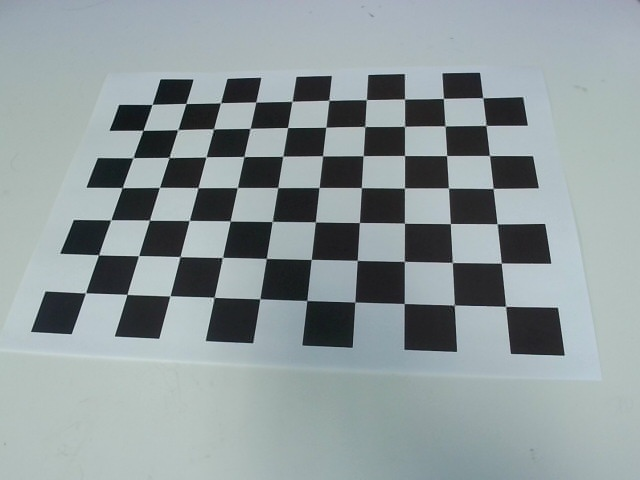
#> input picture dataset_make/calibration/camera1354.jpg, 640 x 480 px; its folder holds only this picture in this run
$ python resize.py
#> lines starting #> are read from the running program, lines starting #| are printed output that depends on the picture; after the words box and inside, x2 and y2 are one past the last pixel; in counts of white or black regions, pixels touching at a corner belong together; long printed decimals are rounded
import cv2
import numpy as np
import os
import glob

# Defining the dimensions of checkerboard
CHECKERBOARD = (7,10)
# cv2.TERM_CRITERIA_EPS:指定された精度(epsilon)に到達したら繰り返し計算を終了する
# cv2.TERM_CRITERIA_MAX_ITER:指定された繰り返し回数(max_iter)に到達したら繰り返し計算を終了する
# cv2.TERM_CRITERIA_EPS + cv2.TERM_CRITERIA_MAX_ITER : 上記のどちらかの条件が満たされた時に繰り返し計算を終了する
criteria = (cv2.TERM_CRITERIA_EPS + cv2.TERM_CRITERIA_MAX_ITER, 30, 0.001)

# Creating vector to store vectors of 3D points for each checkerboard image
objpoints = []
# Creating vector to store vectors of 2D points for each checkerboard image
imgpoints = []


# Defining the world coordinates for 3D points
objp = np.zeros((1, CHECKERBOARD[0]*CHECKERBOARD[1], 3), np.float32)
objp[0,:,:2] = np.mgrid[0:CHECKERBOARD[0], 0:CHECKERBOARD[1]].T.reshape(-1, 2)
prev_img_shape = None

# Extracting path of individual image stored in a given directory
images = glob.glob('./dataset_make/calibration/*.jpg')
for filepath in images:
    img = cv2.imread(filepath)
#> img is the input picture: shape (480, 640, 3); mean B, G, R 156, 153.9, 143.1
    gray = cv2.cvtColor(img,cv2.COLOR_BGR2GRAY)
    # Find the chess board corners
    # If desired number of corners are found in the image then ret = true
    ret, corners = cv2.findChessboardCorners(gray, CHECKERBOARD, cv2.CALIB_CB_ADAPTIVE_THRESH+
    	cv2.CALIB_CB_FAST_CHECK+cv2.CALIB_CB_NORMALIZE_IMAGE)
#> ret = True; corners = 70 rows, first 8: [85.46, 292.8], [98.53, 254.8], [111, 219.8], [122.5, 187.6], [132.8, 158], [142.4, 130.4], [152.4, 104.2], [127, 294.5]

    """
    If desired number of corner are detected,
    we refine the pixel coordinates and display
    them on the images of checker board
    """
    if ret == True:
        objpoints.append(objp)
        # refining pixel coordinates for given 2d points.
        corners2 = cv2.cornerSubPix(gray,corners,(11,11),(-1,-1),criteria)
#> corners2 = 70 rows, first 8: [85.45, 292.8], [98.58, 254.8], [110.8, 219.8], [122.2, 187.6], [133, 157.7], [143, 130.3], [152.1, 104.4], [126.9, 294.4]

        imgpoints.append(corners2)

        # Draw the corners
        img = cv2.drawChessboardCorners(img, CHECKERBOARD, corners2,ret)
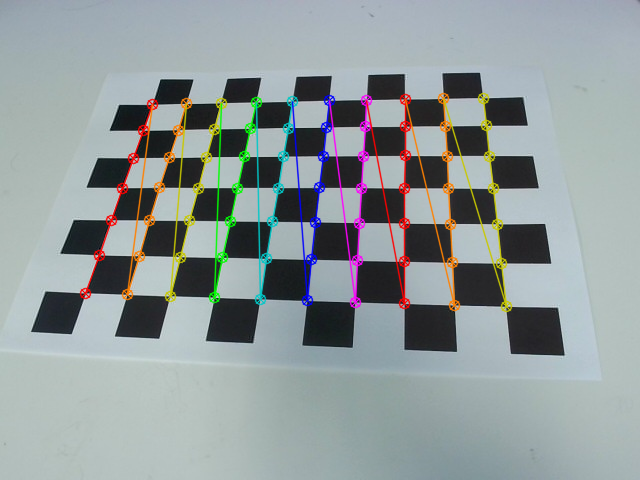
#> img: shape (480, 640, 3); 5.52% of pixels changed, all inside (x1, y1, x2, y2) = (79, 92, 513, 313)

    # img_drawChessboardCornersフォルダにチェスボードのコーナー検出画像を保存
    cv2.imwrite('././dataset_make/calibration/img_drawChessboardCorners/' + str(os.path.basename(filepath)), img)
    cv2.waitKey(0)

cv2.destroyAllWindows()

h,w = img.shape[:2]
#> h = 480; w = 640

"""
Performing camera calibration by
passing the value of known 3D points (objpoints)
and corresponding pixel coordinates of the
detected corners (imgpoints)
"""
ret, mtx, dist, rvecs, tvecs = cv2.calibrateCamera(objpoints, imgpoints, gray.shape[::-1],None,None)
#> ret = 0.152; mtx = [[488.3, 0, 331.3], [0, 459.7, 237.1], [0, 0, 1]]; dist = [[-0.0919, 0.358, 0.00106, -0.000493, -0.76]]; rvecs = ([-0.48, -0.295, -1.49],); tvecs = ([-5.47, 1.31, 10.72],)

print("Camera matrix : \n")
print(mtx)
#| [[488.254   0.         331.278]
#|  [  0.         459.720 237.125]
#|  [  0.           0.           1.        ]]
print("dist : \n")
print(dist)
#| [[-9.18551785e-02  3.57563713e-01  1.05789968e-03 -4.93178854e-04
#|   -7.59660457e-01]]
print("rvecs : \n")
print(rvecs)
#| (array([[-0.4797],
#|        [-0.2948],
#|        [-1.487]]),)
print("tvecs : \n")
print(tvecs)
#| (array([[-5.469],
#|        [ 1.311],
#|        [10.721]]),)

# Using the derived camera parameters to undistort the image

for filepath in images:

    img = cv2.imread(filepath)
    # Refining the camera matrix using parameters obtained by calibration
    # ROI:Region Of Interest(対象領域)
    newcameramtx, roi = cv2.getOptimalNewCameraMatrix(mtx, dist, (w,h), 1, (w,h))
#> newcameramtx = [[373.7, 0, 296.7], [0, 379.7, 233.5], [0, 0, 1]]; roi = (43, 38, 489, 396)

    # Method 1 to undistort the image
    dst = cv2.undistort(img, mtx, dist, None, newcameramtx)
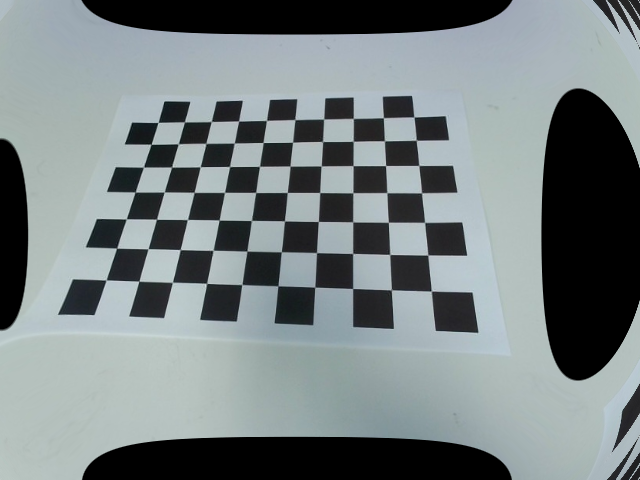
#> dst: shape (480, 640, 3); mean B, G, R 131, 129.6, 120.5

    # undistort関数と同じ結果が返されるので、今回はコメントアウト(initUndistortRectifyMap()関数)
    # Method 2 to undistort the image
    # mapx,mapy=cv2.initUndistortRectifyMap(mtx,dist,None,newcameramtx,(w,h),5)
    # dst = cv2.remap(img,mapx,mapy,cv2.INTER_LINEAR)

    # 歪み補正した画像をimg_undistortフォルダへ保存
    cv2.imwrite('./dataset_make/calibration/img_undistort/undistort_' + str(os.path.basename(filepath)), dst)
    cv2.waitKey(0)

$ run again, on dataset_make/calibration/camera1575.jpg
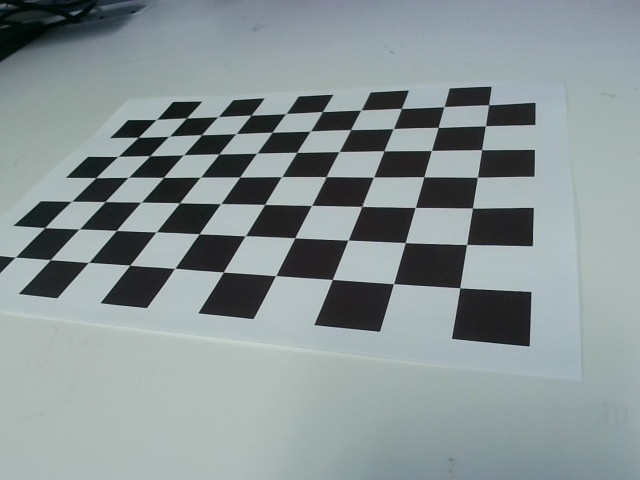
#> input picture dataset_make/calibration/camera1575.jpg, 640 x 480 px
#> img is the input picture: shape (480, 640, 3); mean B, G, R 149.3, 148, 137
#> `ret, corners = cv2.findChessboardCorners(gray, CHECKERBOARD, cv2.CALIB..`: ret = True; corners = 70 rows, first 8: [20, 255], [43.31, 227.6], [71.78, 201.1], [96.06, 177.5], [118, 156.5], [139.6, 136.5], [157.2, 119.1], [49.12, 259.9]
#> corners2 = 70 rows, first 8: [15.15, 257.2], [44.69, 227.6], [71.52, 201.3], [95.73, 177.6], [118, 156.4], [138.2, 137.4], [156.4, 119.4], [50.34, 259.7]
#> `img = cv2.drawChessboardCorners(img, CHECKERBOARD, corners2,ret)`:
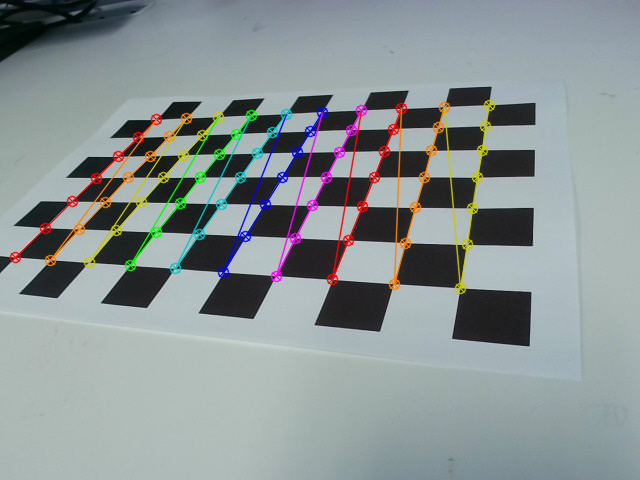
#> img: shape (480, 640, 3); 4.84% of pixels changed, all inside (x1, y1, x2, y2) = (9, 99, 496, 295)
#> `ret, mtx, dist, rvecs, tvecs = cv2.calibrateCamera(objpoints, imgpoint..`: ret = 0.223; mtx = [[519.6, 0, 345.8], [0, 452.6, 237.5], [0, 0, 1]]; dist = [[-0.0616, 0.0791, 0.000659, -0.000161, -0.151]]; rvecs = ([-0.808, -0.361, -1.31],); tvecs = ([-6.84, 0.46, 10.5],)
#| [[519.564   0.         345.802]
#|  [  0.         452.642 237.510]
#|  [  0.           0.           1.        ]]
#| [[-0.06163  0.0791  0.0006593 -0.000161 -0.151]]
#| (array([[-0.8082],
#|        [-0.3607],
#|        [-1.309]]),)
#| (array([[-6.840 ],
#|        [ 0.4599],
#|        [10.500]]),)
#> newcameramtx = [[480.2, 0, 353.6], [0, 409.5, 237.5], [0, 0, 1]]; roi = (25, 19, 604, 440)
#> `dst = cv2.undistort(img, mtx, dist, None, newcameramtx)`:
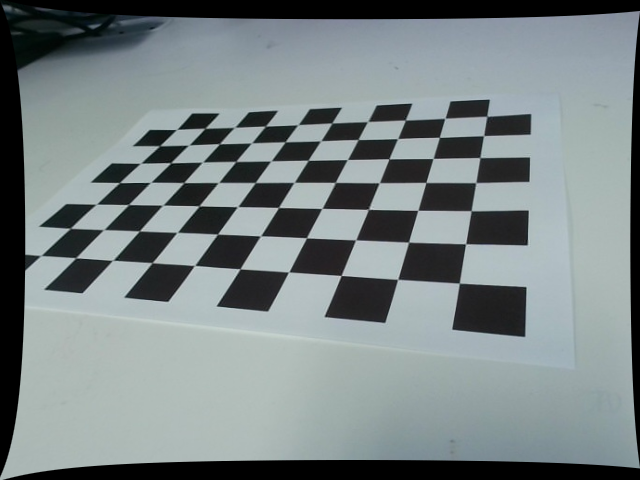
#> dst: shape (480, 640, 3); mean B, G, R 133.2, 132, 122.1

$ run again, on dataset_make/calibration/camera1698.jpg
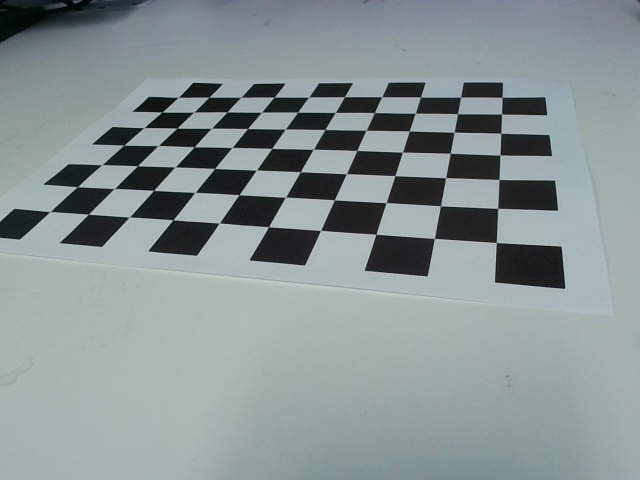
#> input picture dataset_make/calibration/camera1698.jpg, 640 x 480 px
#> img is the input picture: shape (480, 640, 3); mean B, G, R 148.5, 147.6, 136.2
#> `ret, corners = cv2.findChessboardCorners(gray, CHECKERBOARD, cv2.CALIB..`: ret = True; corners = 70 rows, first 8: [50.35, 211.5], [77.14, 186.7], [102, 164.6], [124.1, 145.2], [144.1, 127.5], [162, 112], [178.2, 97.4], [88.45, 214]
#> corners2 = 70 rows, first 8: [50.11, 211.6], [77.29, 186.7], [102, 164.6], [123.8, 145.2], [143.8, 127.6], [161.9, 112.1], [178.2, 97.38], [88.41, 214.1]
#> `img = cv2.drawChessboardCorners(img, CHECKERBOARD, corners2,ret)`:
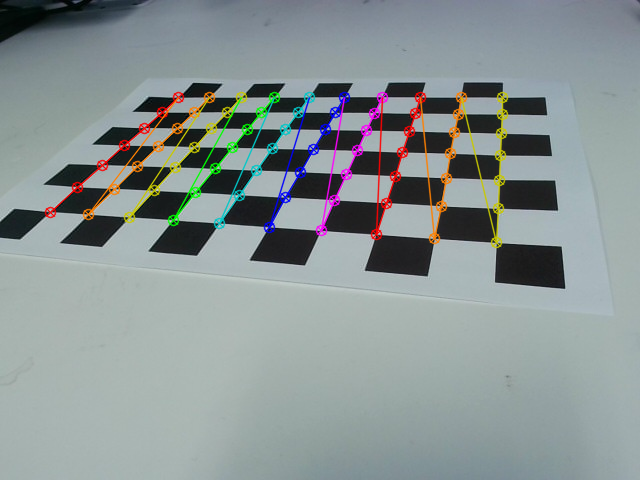
#> img: shape (480, 640, 3); 4.31% of pixels changed, all inside (x1, y1, x2, y2) = (44, 91, 509, 249)
#> `ret, mtx, dist, rvecs, tvecs = cv2.calibrateCamera(objpoints, imgpoint..`: ret = 0.213; mtx = [[480.3, 0, 357.8], [0, 348.1, 203.8], [0, 0, 1]]; dist = [[-0.0684, 0.133, 0.00528, -0.000476, -0.196]]; rvecs = ([-0.704, -0.393, -1.34],); tvecs = ([-6.47, 0.197, 9.91],)
#| [[480.345   0.         357.801]
#|  [  0.         348.149 203.806]
#|  [  0.           0.           1.        ]]
#| [[-0.06837  0.1329  0.005284 -0.000476 -0.1964]]
#| (array([[-0.7041],
#|        [-0.3934],
#|        [-1.335]]),)
#| (array([[-6.468],
#|        [ 0.1973],
#|        [ 9.906 ]]),)
#> newcameramtx = [[436.8, 0, 360.4], [0, 309.4, 198.6], [0, 0, 1]]; roi = (35, 18, 581, 426)
#> `dst = cv2.undistort(img, mtx, dist, None, newcameramtx)`:
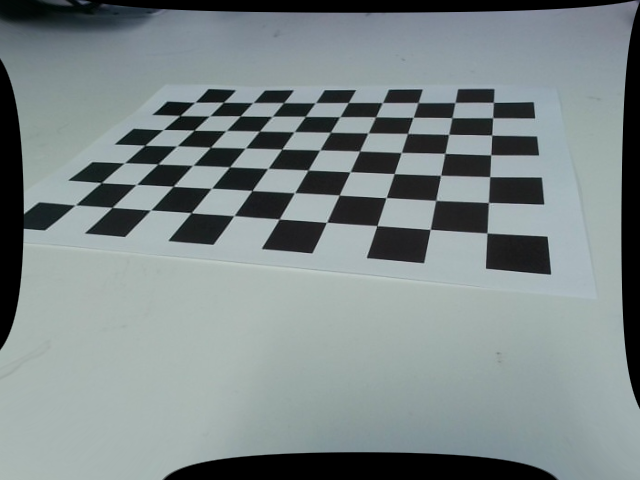
#> dst: shape (480, 640, 3); mean B, G, R 137.2, 136.3, 125.7

$ run again, on dataset_make/calibration/camera1769.jpg
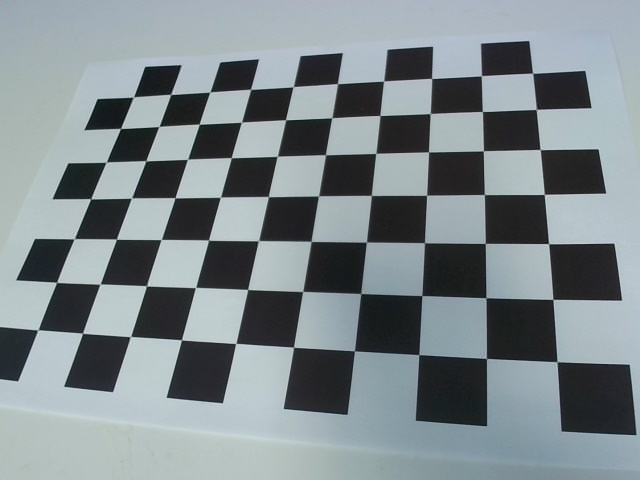
#> input picture dataset_make/calibration/camera1769.jpg, 640 x 480 px
#> img is the input picture: shape (480, 640, 3); mean B, G, R 140.1, 136.2, 126.3
#> `ret, corners = cv2.findChessboardCorners(gray, CHECKERBOARD, cv2.CALIB..`: ret = True; corners = 70 rows, first 8: [37.74, 330], [56.63, 282.3], [74.18, 238.9], [90.74, 199], [106.1, 162.3], [120.6, 128.5], [133.3, 97.26], [82.57, 333.2]
#> corners2 = 70 rows, first 8: [37.83, 329.9], [56.6, 282.3], [74.27, 238.7], [90.7, 198.7], [106.2, 162.1], [120.5, 128.5], [133.3, 97.04], [82.54, 333.2]
#> `img = cv2.drawChessboardCorners(img, CHECKERBOARD, corners2,ret)`:
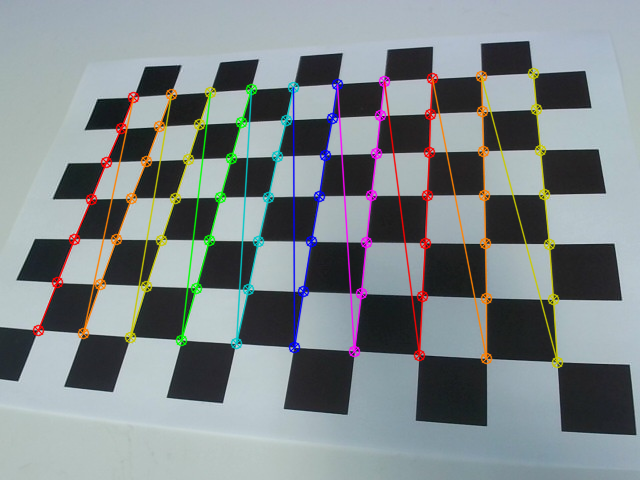
#> img: shape (480, 640, 3); 6.7% of pixels changed, all inside (x1, y1, x2, y2) = (32, 67, 564, 369)
#> `ret, mtx, dist, rvecs, tvecs = cv2.calibrateCamera(objpoints, imgpoint..`: ret = 0.179; mtx = [[607.9, 0, 305.6], [0, 594.7, 195.8], [0, 0, 1]]; dist = [[-0.0518, -0.0964, 0.007, 0.000337, -0.017]]; rvecs = ([-0.674, -0.249, -1.44],); tvecs = ([-5, 2.54, 11.16],)
#| [[607.853    0.         305.593]
#|  [  0.         594.682 195.762]
#|  [  0.           0.           1.        ]]
#| [[-0.05182 -0.09644  0.007004  0.0003368 -0.017]]
#| (array([[-0.674],
#|        [-0.2486],
#|        [-1.436 ]]),)
#| (array([[-5.002 ],
#|        [ 2.536],
#|        [11.164]]),)
#> newcameramtx = [[574, 0, 303.9], [0, 561.9, 196.5], [0, 0, 1]]; roi = (9, 9, 618, 457)
#> `dst = cv2.undistort(img, mtx, dist, None, newcameramtx)`:
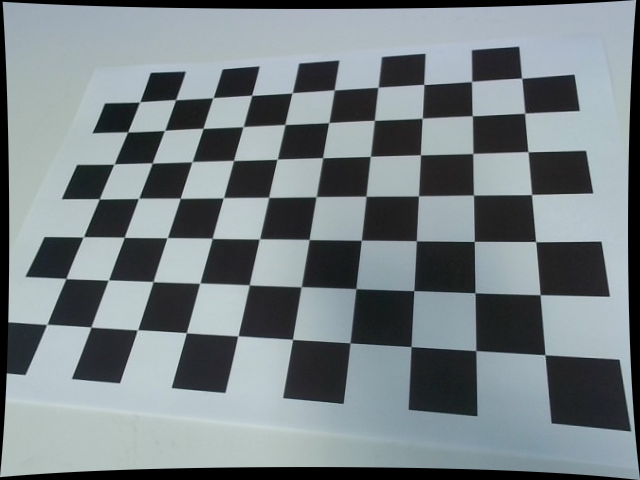
#> dst: shape (480, 640, 3); mean B, G, R 132.8, 129.1, 119.7

$ run again, on dataset_make/calibration/camera1437.jpg
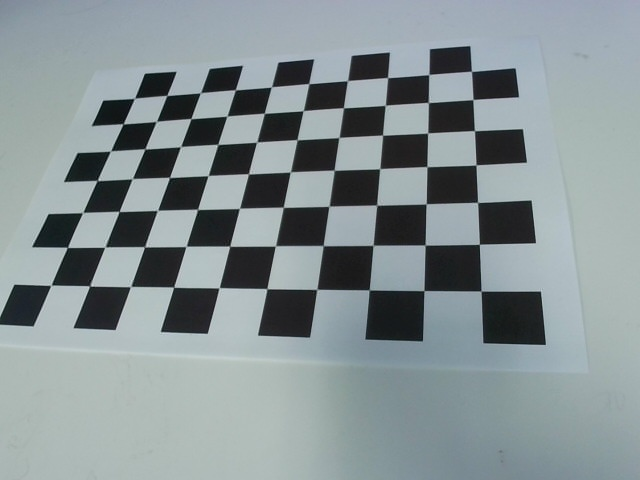
#> input picture dataset_make/calibration/camera1437.jpg, 640 x 480 px
#> img is the input picture: shape (480, 640, 3); mean B, G, R 147.9, 145.4, 134.3
#> `ret, corners = cv2.findChessboardCorners(gray, CHECKERBOARD, cv2.CALIB..`: ret = True; corners = 70 rows, first 8: [50.99, 285.4], [67.39, 247.4], [82.81, 212.5], [97.38, 180.4], [110.5, 151], [123.1, 123.8], [134.5, 98.27], [89.81, 286]
#> corners2 = 70 rows, first 8: [50.94, 285.3], [67.39, 247.4], [82.71, 212.6], [97.16, 180.5], [110.5, 151], [123.1, 123.8], [134.5, 98.34], [89.61, 285.9]
#> `img = cv2.drawChessboardCorners(img, CHECKERBOARD, corners2,ret)`:
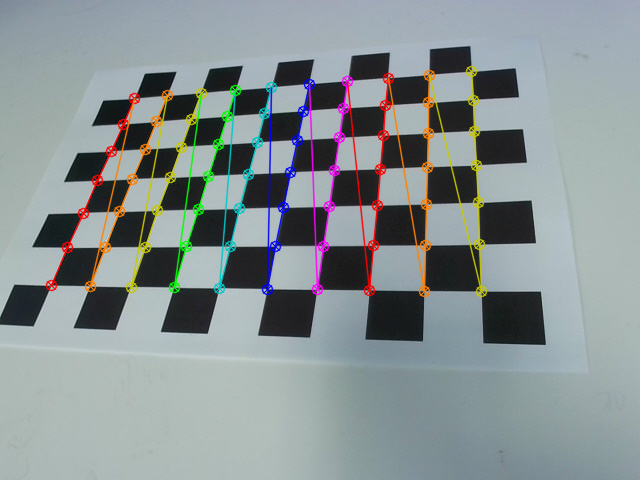
#> img: shape (480, 640, 3); 5.61% of pixels changed, all inside (x1, y1, x2, y2) = (45, 65, 488, 298)
#> `ret, mtx, dist, rvecs, tvecs = cv2.calibrateCamera(objpoints, imgpoint..`: ret = 0.151; mtx = [[532.5, 0, 337.5], [0, 501.6, 223.1], [0, 0, 1]]; dist = [[-0.0846, 0.232, 0.00225, 6.9e-05, -0.479]]; rvecs = ([-0.613, -0.259, -1.47],); tvecs = ([-6.23, 1.42, 11.37],)
#| [[532.511   0.         337.465]
#|  [  0.         501.626 223.101]
#|  [  0.           0.           1.        ]]
#| [[-8.45735557e-02  2.32022641e-01  2.25146698e-03  6.90489545e-05
#|   -4.79224001e-01]]
#| (array([[-0.6125],
#|        [-0.2586 ],
#|        [-1.472]]),)
#| (array([[-6.232],
#|        [ 1.423 ],
#|        [11.372]]),)
#> newcameramtx = [[432.2, 0, 357.3], [0, 410.1, 239], [0, 0, 1]]; roi = (83, 54, 524, 394)
#> `dst = cv2.undistort(img, mtx, dist, None, newcameramtx)`:
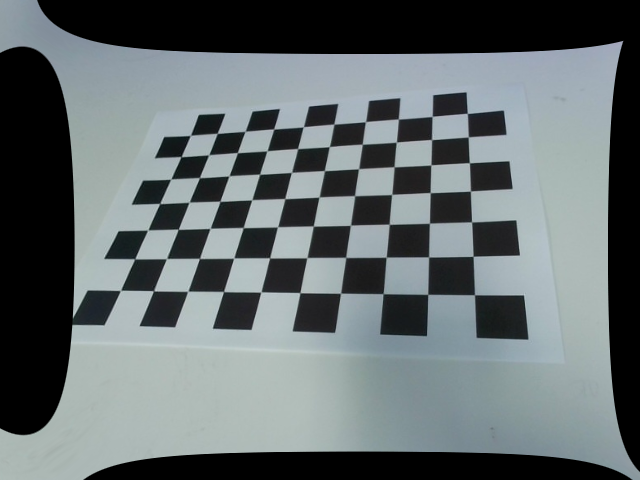
#> dst: shape (480, 640, 3); mean B, G, R 110.8, 108.9, 100.6
